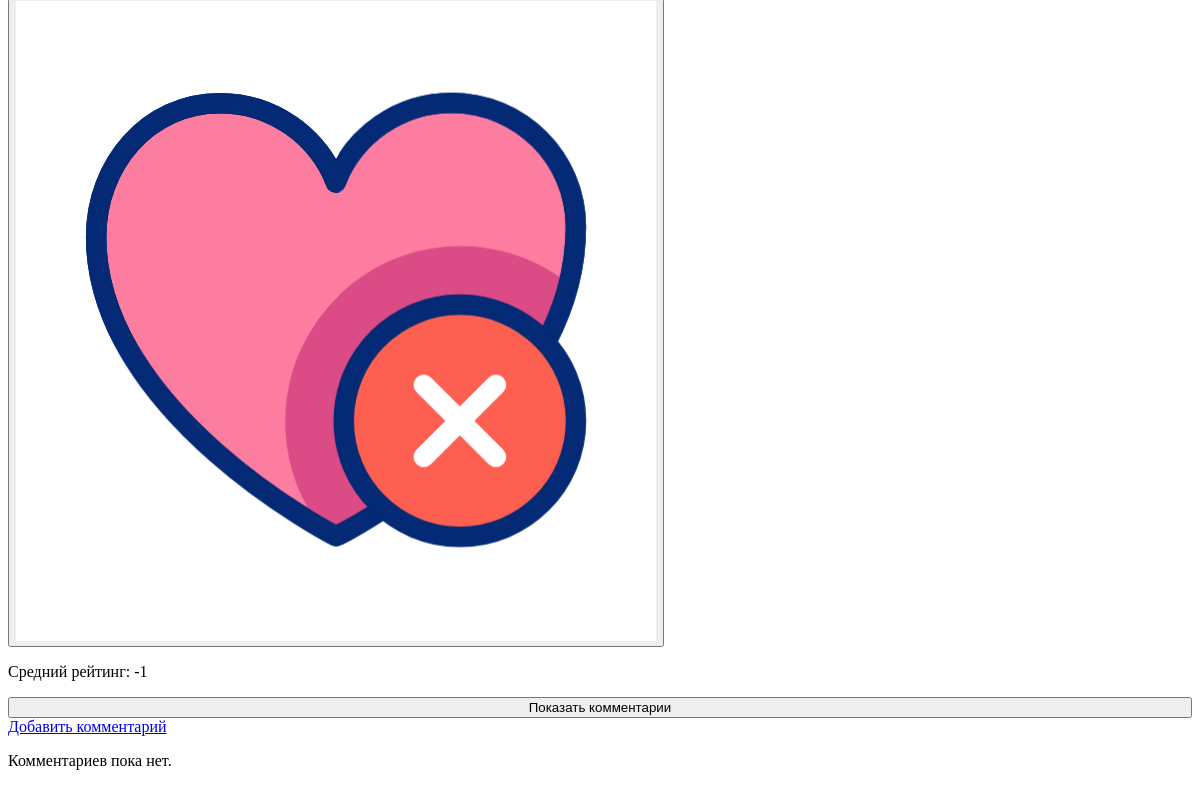
Before: /news/5 (signed in, lower part) with the older database file.
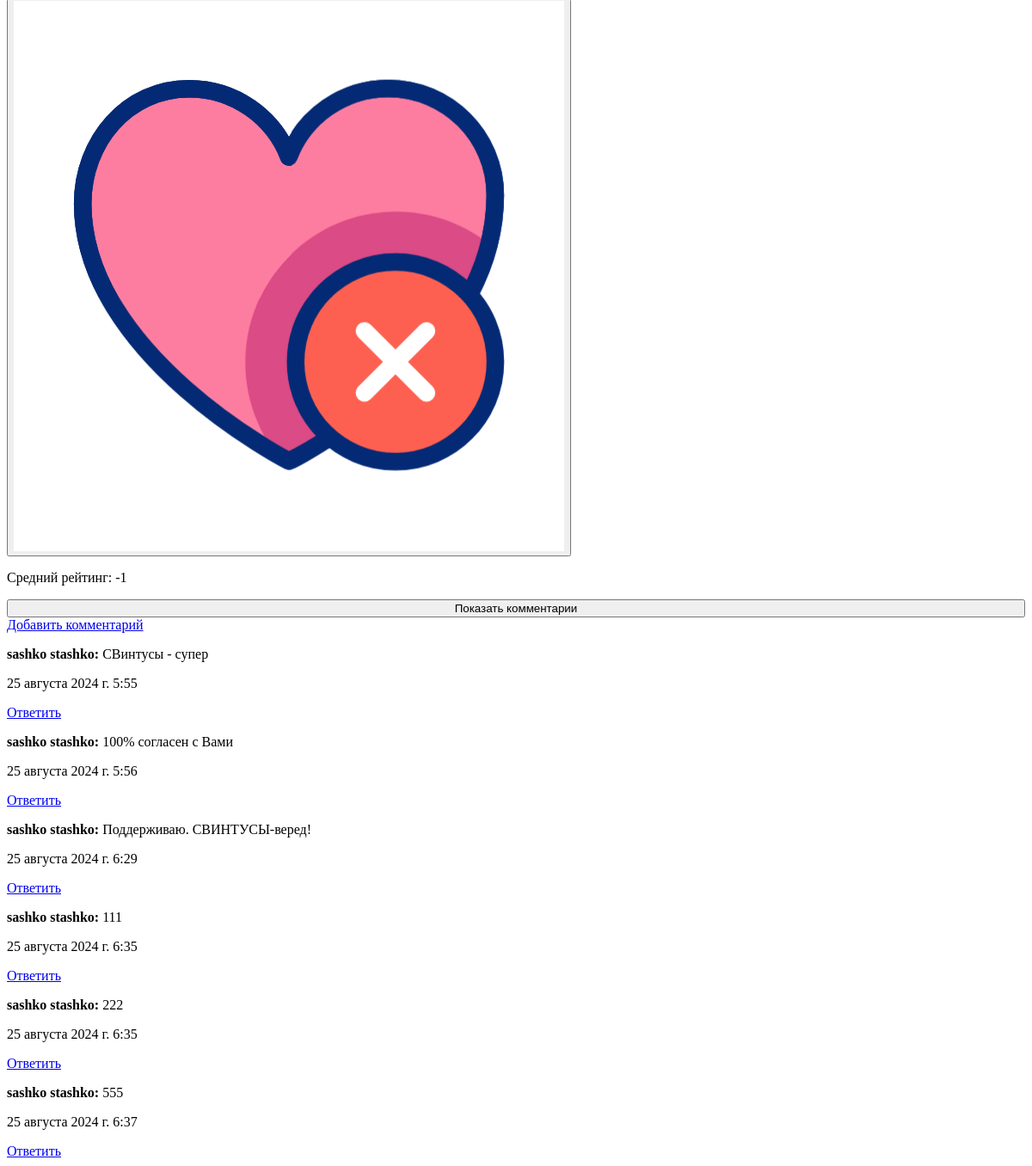
After: the same page with the newer database file.
### main/models.py (models this page shows, shortened)
class Comment(models.Model):
    text = models.TextField()
    author = models.ForeignKey(Profile, related_name='comments', on_delete=models.CASCADE)
    news = models.ForeignKey(News, related_name='comments', on_delete=models.CASCADE)
    parent = models.ForeignKey('self', null=True, blank=True, related_name='replies', on_delete=models.CASCADE)
    created_at = models.DateTimeField(auto_now_add=True)
    class Meta:
        ordering = ['created_at']  # Сортировка комментариев по дате создания
    def get_replies(self):
        return Comment.objects.filter(parent=self)

class Profile(models.Model):
    firstname = models.CharField(max_length=255)
    lastname = models.TextField()
    age = models.IntegerField()
    gender = models.CharField(max_length=50)
    location = models.CharField(max_length=255)
    link = models.TextField()
    settings = models.CharField(max_length=255)
    user = models.OneToOneField(User, on_delete=models.CASCADE)
    privacy = models.ForeignKey(PrivacyLevel, on_delete=models.SET_NULL, null=True)
    interests = models.ManyToManyField(Interest)

### main/views.py (the view)
# urls.py: path('news/<int:pk>', views.news_detail, name='news_detail'),
@login_required
def news_detail(request, pk):
    news_item = get_object_or_404(News, pk=pk)
    content_type = ContentType.objects.get_for_model(news_item)
    root_comments = Comment.objects.filter(news=news_item, parent__isnull=True).select_related('author')
    try:
        reaction = Reaction.objects.get(profile=request.user.profile, content_type=content_type, object_id=news_item.id)
        user_reaction = reaction.reaction_type
    except Reaction.DoesNotExist:
        user_reaction = None
    reactions = Reaction.objects.filter(content_type=content_type, object_id=news_item.id)
    total_reactions = reactions.aggregate(
        total_score=Sum(
            Case(
                When(reaction_type='like', then=1),
                When(reaction_type='dislike', then=-1),
                output_field=IntegerField()
            )
        )
    )
    total_score = total_reactions['total_score'] or 0
    context = {
        'news_item': news_item,
        'root_comments': root_comments,
        'is_owner': request.user == news_item.profile.user,  # Пример проверки владельца
        'user_reaction': user_reaction,
        'total_score': total_score,
    }
    return render(request, 'main/news_detail.html', context)

### main/models.py (called while the page is built)
    def __str__(self):
        return self.name

### main/templates/main/news_detail.html (shortened to what this page needs)
{% extends 'main/layout.html' %}
{% load static %}
{% block content %}
<div class="news-detail-container">
    <section class="news-detail-content">
        <div class="news-detail-text">
            {% if is_owner %}
                <div class="news-reaction-block">
                    <button class="reaction-btn {% if user_reaction == 'dislike' %}active{% endif %}" data-object-id="{{ news_item.id }}" data-model-name="news" data-reaction-type="dislike">
                        <img class="reaction-img" src="{% static 'images/dislike.gif' %}" alt="Dislike">
                    </button>
                </div>
                <div class="news-reaction-block">
                    <p>Средний рейтинг: <span id="total-score">{{ total_score }}</span></p>
                </div>
            {% endif %}
        </div>
    </section>
</div>
<div class="comments-wrapper">
    <button id="toggle-comments-btn" class="btn-comment-news">Показать комментарии</button>
    <div id="comments-section" class="comments-section">
        <a class="btn-comment" href="javascript:void(0);" onclick="toggleCommentForm('new-comment-form');">Добавить комментарий</a>
        {% include 'main/partial_comments.html' %}
    </div>
</div>
{% endblock %}

### main/templates/main/partial_comments.html (shortened to what this page needs)
{% for comment in root_comments %}
    <div class="comment">
        <p><strong>{{ comment.author.firstname }} {{ comment.author.lastname }}:</strong> {{ comment.text }}</p>
        <p class="comment-date">{{ comment.created_at }}</p>
        <a class="btn-comment" href="javascript:void(0);" onclick="toggleCommentForm('reply-form-{{ comment.id }}');">Ответить</a>
        {% for reply in comment.get_replies %}
            <div class="comment reply">
                <p><strong>{{ reply.author.firstname }} {{ reply.author.lastname }}:</strong> {{ reply.text }}</p>
                <p class="comment-date">{{ reply.created_at }}</p>
                <a class="btn-comment" href="javascript:void(0);" onclick="toggleCommentForm('reply-form-{{ reply.id }}');">Ответить</a>
            </div>
        {% endfor %}
    </div>
{% empty %}
    <p>Комментариев пока нет.</p>
{% endfor %}

Changed rows visible on the page:
now on this page (row edited): Comment: author.firstname "sashko", author.lastname "stashko", text "СВинтусы - супер", created_at "25 августа 2024 г. 5:55"
now on this page (row edited): Comment: author.firstname "sashko", author.lastname "stashko", text "100% согласен с Вами", created_at "25 августа 2024 г. 5:56"
added Comment: author.firstname "sashko", author.lastname "stashko", text "Поддерживаю. СВИНТУСЫ-веред!", created_at "25 августа 2024 г. 6:29"
added Comment: author.firstname "sashko", author.lastname "stashko", text "111", created_at "25 августа 2024 г. 6:35"
added Comment: author.firstname "sashko", author.lastname "stashko", text "222", created_at "25 августа 2024 г. 6:35"
added Comment: author.firstname "sashko", author.lastname "stashko", text "555", created_at "25 августа 2024 г. 6:37"
Other visible differences:
text no longer shown: "Комментариев пока нет."
